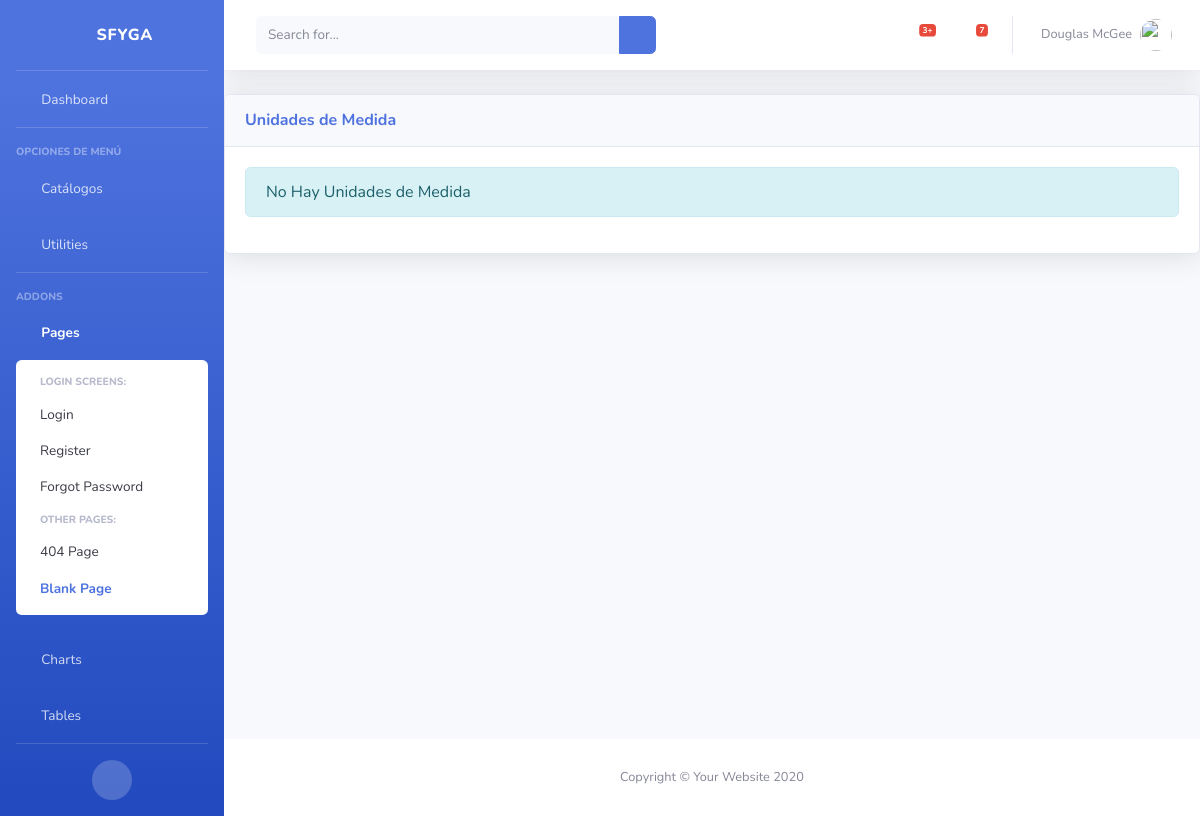
The page /inv/um/ (signed in) on the database as committed earlier.
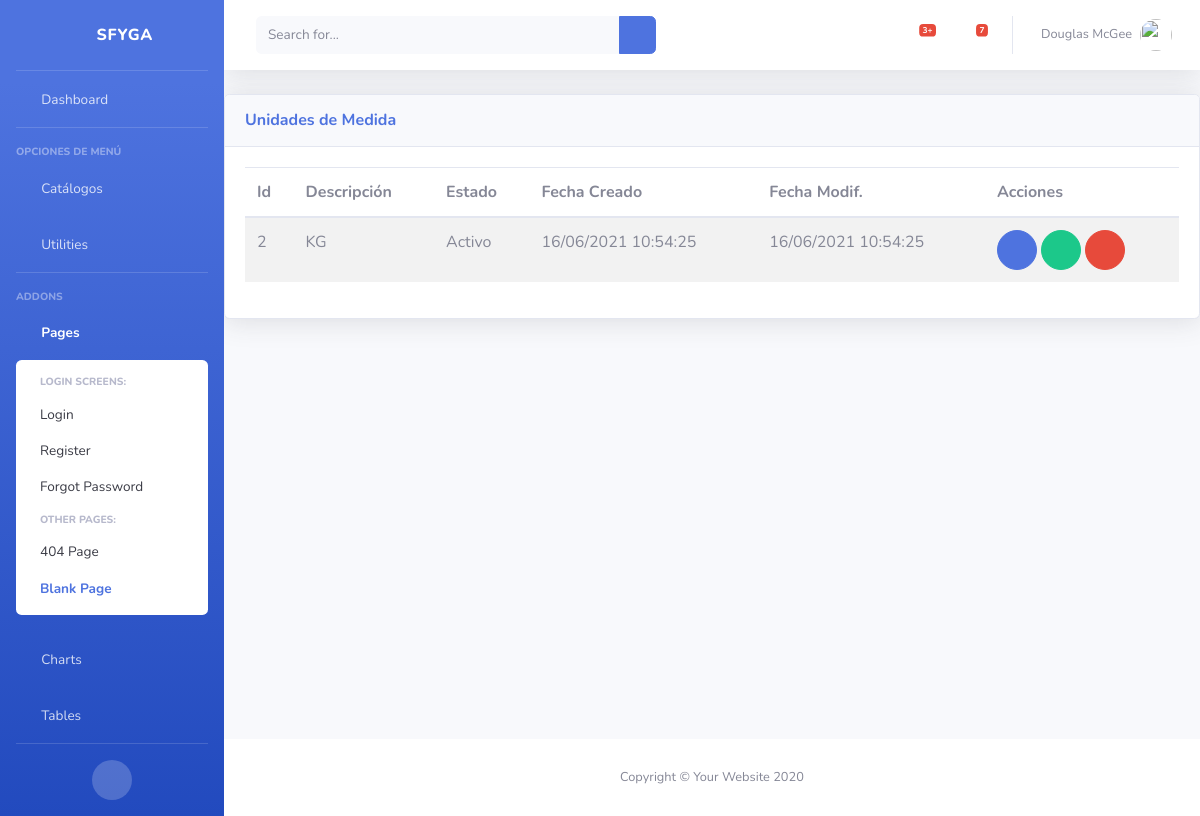
The same page on the database as committed later.
### inv/models.py (models this page shows, shortened)
class Um(ClaseModelo):
    descripcion = models.CharField(max_length=50, help_text='Unidad Medida', unique=True)
    class Meta:
        verbose_name_plural = 'Unidades de Medida'

### inv/views.py (the view)
# urls.py: path('um/', UmView.as_view(), name='um_list'),
class UmView(LoginRequiredMixin, generic.ListView):
    model = Um
    template_name = "inv/um_list.html"
    context_object_name = "obj"
    login_url = "bases:login"

### inv/templates/inv/um_list.html (shortened to what this page needs)
{% extends 'base/base.html' %}
{% block page_content %}
<div class="card shadow mb-4">
    <div
        class="card-header py-3 d-flex flex-row align-items-center justify-content-between">
        <h6 class="m-0 font-weight-bold text-primary">Unidades de Medida</h6>
        <div class="dropdown no-arrow">
            <a class="dropdown-toggle" href="#" role="button" id="dropdownMenuLink"
                data-toggle="dropdown" aria-haspopup="true" aria-expanded="false">
                <i class="fas fa-ellipsis-v fa-sm fa-fw text-gray-400"></i>
            </a>
        </div>
    </div>
    <div class="card-body">
        {% if not obj %}
            <div class="alert alert-info">No Hay Unidades de Medida</div>
        {% else %}
            <table class= "table table-striped table-hover">
                <thead>
                    <th>Id</th>
                    <th>Descripción</th>
                    <th>Estado</th>
                    <th>Fecha Creado</th>
                    <th>Fecha Modif.</th>
                    <th class="all">Acciones</th>
                </thead>
                <tbody>
                    {% for item in obj %}
                    <tr>
                        <td>{{ item.id }}</td>
                        <td>{{ item.descripcion }}</td>
                        <td>{{ item.estado| yesno:"Activo,Inactivo" }}</td>
                        <td>{{ item.fc | date:"d/m/Y H:i:s" }}</td>
                        <td>{{ item.fm | date:"d/m/Y H:i:s" }}</td>
                        <td>
                            <a href="{% url 'inv:um_edit' item.id %}" class="btn btn-primary btn-circle .btn-sm" role="button"><i class="fas fa-edit"></i></a>
                            {% if item.estado == True %}
                                <a href="{% url 'inv:um_inactivar' item.id %}" class="btn btn-success btn-circle .btn-sm" role="button"><i class="fas fa-check"></i></a>
                            {% else %}
                                <a href="{% url 'inv:um_inactivar' item.id %}" class="btn btn-warning btn-circle .btn-sm" role="button"><i class="fas fa-check"></i></a>
                            {% endif %}
                            <a href="{% url 'inv:um_del' item.id %}" class="btn btn-danger btn-circle .btn-sm" role="button"><i class="fas fa-trash-alt"></i></a>
                        </td>
                    </tr>
                    {% endfor %}
                </tbody>
            </table>
        {% endif %}
    </div>
</div>
{% endblock page_content %}

Rows that differ between the two databases and show on the page:
added Um: id "2", descripcion "KG", estado "Activo", fc "16/06/2021 10:54:25", fm "16/06/2021 10:54:25"
Other text that changed with them:
text no longer shown: "No Hay Unidades de Medida"
text now shown: "Id Descripción Estado Fecha Creado Fecha Modif. Acciones"
